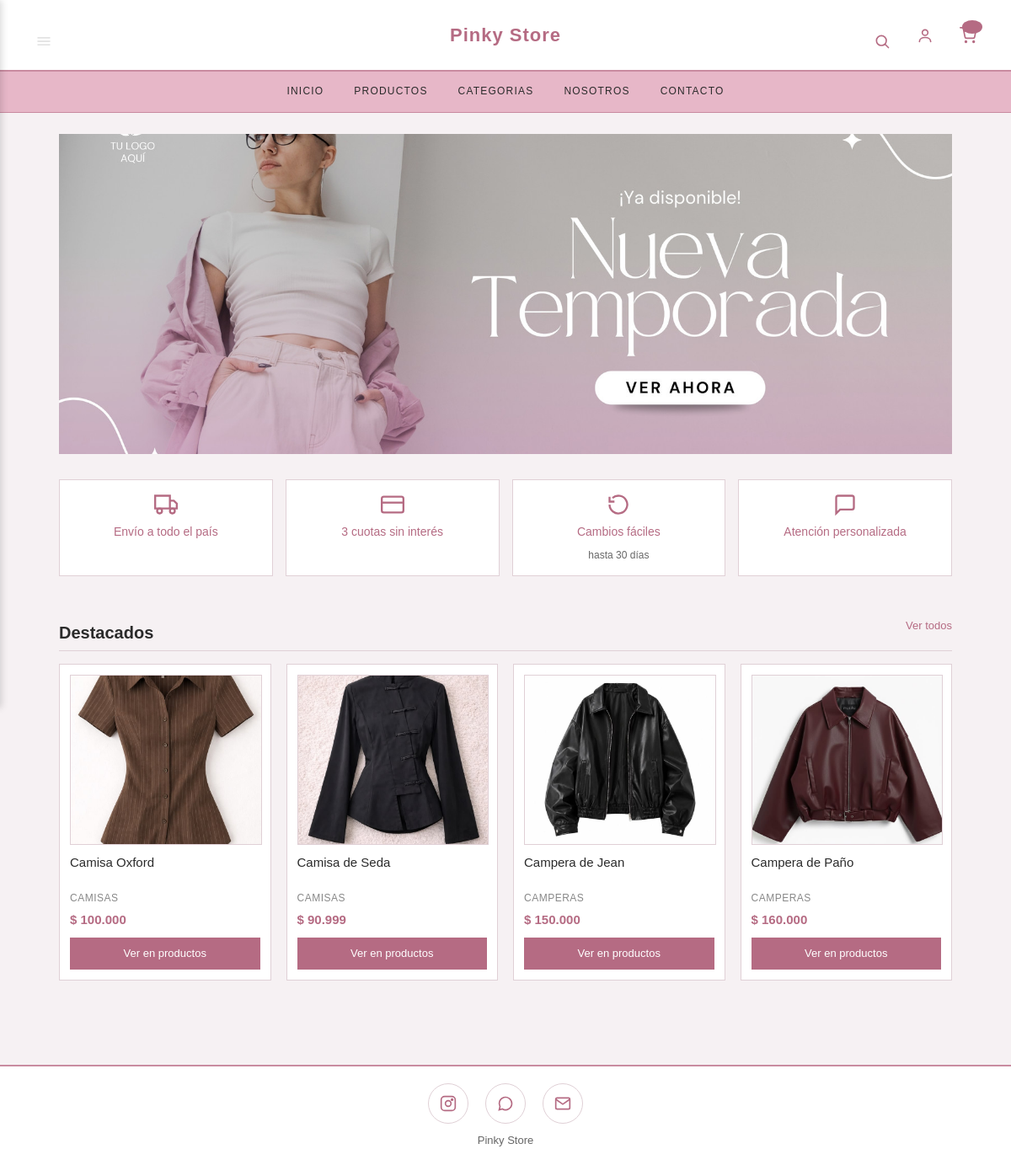
The page / on the database its author committed.
### tables this page shows
CREATE TABLE productos (
    id              INT AUTO_INCREMENT PRIMARY KEY,
    codigo          VARCHAR(40)  NOT NULL UNIQUE,
    nombre          VARCHAR(150) NOT NULL,
    descripcion     TEXT         DEFAULT NULL,
    categoria       VARCHAR(80)  NOT NULL,
    color           VARCHAR(40)  DEFAULT NULL,
    precio          DECIMAL(10,2) NOT NULL,
    imagen          VARCHAR(255) NOT NULL,
    activo          TINYINT(1)   NOT NULL DEFAULT 1,
    creado_en       DATETIME     NOT NULL DEFAULT CURRENT_TIMESTAMP
);

### src/controllers/ClienteController.php (called while the page is built, shortened)
<?php
require_once __DIR__ . '/../models/Producto.php';
class ClienteController
{
    public function inicio(array $params = []): void
    {
        $productos = Producto::destacados(4);
        require __DIR__ . '/../../views/cliente/inicio.php';
    }
}

### src/models/Producto.php (called while the page is built, shortened)
<?php
class Producto
{
    public static function destacados(int $limite = 4): array
    {
        $db = getDB();
        $stmt = $db->prepare('SELECT * FROM productos WHERE activo = 1 ORDER BY id LIMIT :lim');
        $stmt->bindValue(':lim', $limite, PDO::PARAM_INT);
        $stmt->execute();
        return $stmt->fetchAll();
    }
}

### views/cliente/inicio.php (the view, shortened to what this page needs)
<?php
require __DIR__ . '/../layout/headerClient.php';
?>
<section class="banner" style="position: relative;">
    <img src="/img/banner/banner01.jpg"
         alt="Banner 1"
         class="activa">
    <a href="/productos"
       aria-label="Ver ahora"
       style="position: absolute;
              top: 76%;
              left: 69%;
              width: 184px;
              height: 37px;
              transform: translate(-50%, -50%);
              z-index: 9999;
              display: block;">
    </a>
</section>
<div class="seccion-beneficios">
  <div class="beneficio-item">
    <svg class="beneficio-icono" viewBox="0 0 24 24" fill="none" stroke="#b56b83" stroke-width="2">
      <path d="M1 3h15v13H1zM16 8h4l3 3v5h-7z"/>
      <circle cx="5.5" cy="18.5" r="2.5"/>
      <circle cx="18.5" cy="18.5" r="2.5"/>
    </svg>
    <h4>Envío a todo el país</h4>
  </div>
  <div class="beneficio-item">
    <svg class="beneficio-icono" viewBox="0 0 24 24" fill="none" stroke="#b56b83" stroke-width="2">
      <rect x="1" y="4" width="22" height="16" rx="2"/>
      <line x1="1" y1="10" x2="23" y2="10"/>
    </svg>
    <h4>3 cuotas sin interés</h4>
  </div>
  <div class="beneficio-item">
    <svg class="beneficio-icono" viewBox="0 0 24 24" fill="none" stroke="#b56b83" stroke-width="2">
      <path d="M3 12a9 9 0 1 0 3-6.7"/>
      <polyline points="3 4 3 9 8 9"/>
    </svg>
    <h4>Cambios fáciles</h4>
    <p>hasta 30 días</p>
  </div>
  <div class="beneficio-item">
    <svg class="beneficio-icono" viewBox="0 0 24 24" fill="none" stroke="#b56b83" stroke-width="2">
      <path d="M21 15a2 2 0 0 1-2 2H7l-4 4V5a2 2 0 0 1 2-2h14a2 2 0 0 1 2 2z"/>
    </svg>
    <h4>Atención personalizada</h4>
  </div>
</div>
<section>
  <div class="seccion-titulo-link">
    <h2>Destacados</h2>
    <a href="/productos" class="link-ver-todos">Ver todos</a>
  </div>
  <div class="cards">
    <?php foreach ($productos as $p): ?>
      <div class="card">
        <div class="card-imagen-contenedor">
          <img src="<?= htmlspecialchars($p['imagen']) ?>" alt="<?= htmlspecialchars($p['nombre']) ?>">
        </div>
        <h3><?= htmlspecialchars($p['nombre']) ?></h3>
        <span class="card-categoria"><?= htmlspecialchars($p['categoria']) ?></span>
        <span class="precio">$ <?= number_format($p['precio'], 0, ',', '.') ?></span>
        <a href="/productos" class="boton-agregar" style="display:block;text-align:center;text-decoration:none;box-sizing:border-box;">Ver en productos</a>
      </div>
    <?php endforeach; ?>
  </div>
</section>
<?php require __DIR__ . '/../layout/footerClient.php'; ?>

### public/index.php (shortened to what this page needs)
<?php
$uri  = parse_url($_SERVER['REQUEST_URI'], PHP_URL_PATH);
$ruta = trim($uri, '/');
foreach ($rutas as $r) {
    [$m, $patron, $controlador, $accion] = $r;
    $regex = '#^' . preg_replace('#:([a-zA-Z_]+)#', '(?P<$1>[^/]+)', $patron) . '$#';
    if (preg_match($regex, $ruta, $matches)) {
        $instancia = new $controlador();
        $params = array_filter($matches, 'is_string', ARRAY_FILTER_USE_KEY);
        $instancia->$accion($params);
        break;
    }
}
    ?>

### public/css/styles.css (style rules this page uses)
body { font-family: Arial, sans-serif; background-color: #f6f1f3; color: #2b2b2b; margin: 0; padding: 0; font-size: 15px; line-height: 1.5; }
section { margin-bottom: 35px; }
h2 { color: #2b2b2b; font-size: 20px; border-bottom: 1px solid #e0d0d6; padding-bottom: 6px; margin-bottom: 15px; }
h3 { color: #2b2b2b; font-size: 16px; margin: 8px 0 4px 0; }
.banner { width: 100%; height: 380px; overflow: hidden; position: relative; margin-bottom: 30px; }
.banner img { width: 100%; height: 100%; object-fit: cover; position: absolute; top: 0; left: 0; opacity: 0; transition: opacity 1s; }
.banner img:first-child, .banner img.activa { opacity: 1; }
.seccion-beneficios { display: flex; justify-content: space-between; gap: 15px; margin-bottom: 35px; }
.beneficio-item { background-color: #ffffff; border: 1px solid #e0d0d6; padding: 15px; flex: 1; text-align: center; display: flex; flex-direction: column; align-items: center; gap: 8px; }
.beneficio-icono { width: 28px; height: 28px; }
.beneficio-item h4 { margin: 0; font-size: 14px; color: #b56b83; font-weight: normal; }
.beneficio-item p { margin: 0; font-size: 12px; color: #666666; }
.seccion-titulo-link { display: flex; justify-content: space-between; align-items: center; border-bottom: 1px solid #e0d0d6; padding-bottom: 6px; margin-bottom: 15px; }
.seccion-titulo-link h2 { border-bottom: none; margin-bottom: 0; padding-bottom: 0; }
.link-ver-todos { color: #b56b83; text-decoration: none; font-size: 13px; }
.cards { display: flex; flex-wrap: wrap; gap: 18px; }
.card { background-color: #ffffff; border: 1px solid #e0d0d6; padding: 12px; width: calc(25% - 13.5px); min-width: 200px; box-sizing: border-box; display: flex; flex-direction: column; }
.card-imagen-contenedor { width: 100%; height: 200px; border: 1px solid #e0d0d6; overflow: hidden; margin-bottom: 10px; }
.card-imagen-contenedor img { width: 100%; height: 100%; object-fit: cover; }
.card h3 { font-size: 15px; margin: 0 0 8px 0; min-height: 36px; font-weight: normal; }
.card-categoria { display: block; font-size: 12px; color: #888888; margin-bottom: 6px; text-transform: uppercase; letter-spacing: 0.5px; }
.card .precio { color: #b56b83; font-weight: bold; font-size: 15px; margin-bottom: 10px; }
.boton-agregar { width: 100%; margin-top: auto; padding: 8px 10px; background-color: #b56b83; border: 1px solid #b56b83; color: #ffffff; font-size: 13px; cursor: pointer; }

### rows shown on the page
productos: imagen (picture), nombre "Camisa Oxford", categoria "CAMISAS", precio "100.000"
productos: imagen (picture), nombre "Camisa de Seda", categoria "CAMISAS", precio "90.999"
productos: imagen (picture), nombre "Campera de Jean", categoria "CAMPERAS", precio "150.000"
productos: imagen (picture), nombre "Campera de Paño", categoria "CAMPERAS", precio "160.000"
